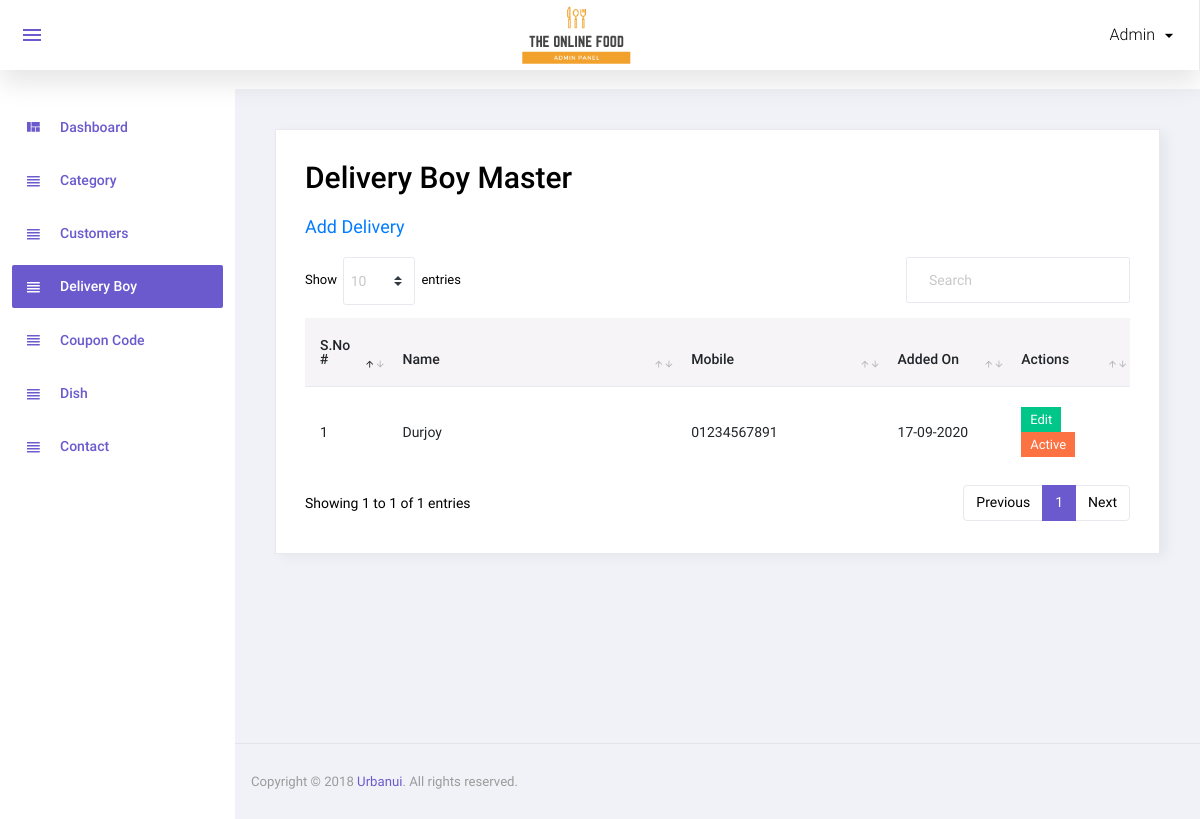
/admin/delivery_boy.php (signed in), run on the app's committed database.
### tables this page shows
CREATE TABLE `delivery_boy` (
  `id` int(11) NOT NULL,
  `name` varchar(50) NOT NULL,
  `mobile` varchar(50) NOT NULL,
  `password` varchar(50) NOT NULL,
  `status` int(11) NOT NULL,
  `added_on` datetime NOT NULL
);

### admin/delivery_boy.php (the view, shortened to what this page needs)
<?php
include('top.php');
$sql="select * from delivery_boy order by id desc";
$res=mysqli_query($con,$sql);
?>
<div class="card">
    <div class="card-body">
        <h1 class="grid_title">Delivery Boy Master</h1>
        <a href="manage_delivery_boy.php" class="add_link">Add Delivery</a>
        <div class="row grid_box">
            <div class="col-12">
                <div class="table-responsive">
                    <table id="order-listing" class="table">
                        <thead>
                        <tr>
                            <th width="10%">S.No #</th>
                            <th width="35%">Name</th>
                            <th width="25%">Mobile</th>
                            <th width="15%">Added On</th>
                            <th width="20%">Actions</th>
                        </tr>
                        </thead>
                        <tbody>
                        <?php if(mysqli_num_rows($res)>0){
                            $i=1;
                            while($row=mysqli_fetch_assoc($res)){
                                ?>
                                <tr>
                                    <td><?php echo $i?></td>
                                    <td><?php echo $row['name']?></td>
                                    <td><?php echo $row['mobile']?></td>
                                    <td>
                                        <?php
                                        $dateStr=strtotime($row['added_on']);
                                        echo date('d-m-Y',$dateStr);
                                        ?>
                                    </td>
                                    <td>
                                        <a href="manage_delivery_boy.php?id=<?php echo $row['id']?>"><label class="badge badge-success hand_cursor">Edit</label></a>&nbsp;
                                        <?php
                                        if($row['status']==1){
                                            ?>
                                            <a href="?id=<?php echo $row['id']?>&type=deactive"><label class="badge badge-danger hand_cursor">Active</label></a>
                                            <?php
                                        }else{
                                            ?>
                                            <a href="?id=<?php echo $row['id']?>&type=active"><label class="badge badge-info hand_cursor">Deactive</label></a>
                                            <?php
                                        }
                                        ?>
                                    </td>
                                </tr>
                                <?php
                                $i++;
                            } } else { ?>
                            <tr>
                                <td colspan="5">No data found</td>
                            </tr>
                        <?php } ?>
                        </tbody>
                    </table>
                </div>
            </div>
        </div>
    </div>
</div>
<?php include('footer.php');?>

### data on the page
delivery_boy: name "Durjoy", mobile "01234567891", added_on "17-09-2020"

### other printed values
$_SESSION['ADMIN_USER'] "Admin"
